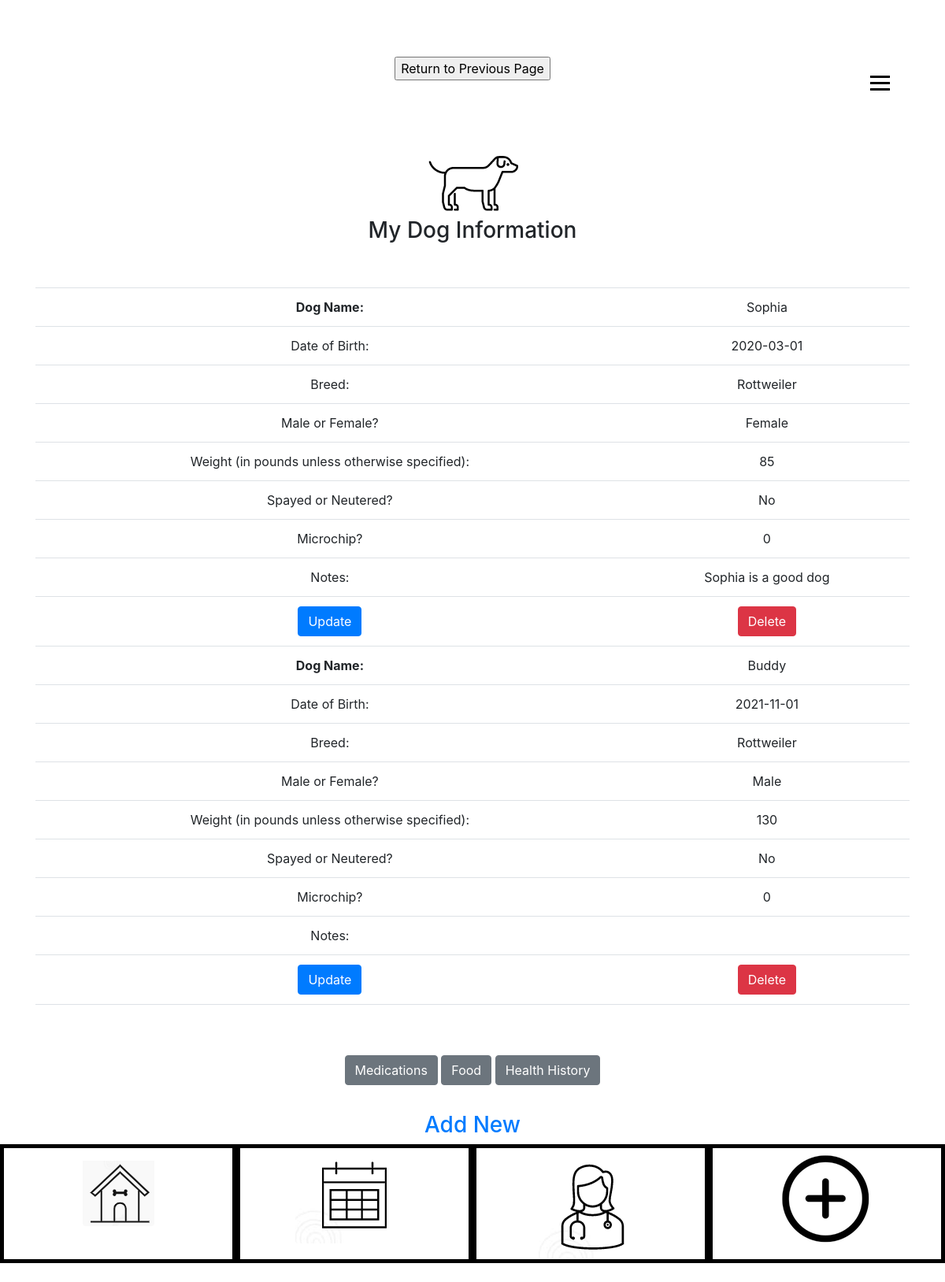
/dog-create.php, run on the app's committed database.
### tables this page shows
CREATE TABLE `tbl_dog` (
  `DogId` int(15) NOT NULL,
  `flddogHandler` varchar(50) NOT NULL,
  `flddogName` varchar(50) NOT NULL,
  `flddogDOB` date NOT NULL,
  `flddogAgeInYears` decimal(4,0) NOT NULL,
  `flddogBreed` varchar(50) NOT NULL,
  `flddogSex` varchar(10) NOT NULL,
  `flddogWeightInPounds` int(6) NOT NULL,
  `flddogSterilized` varchar(10) NOT NULL,
  `flddogMicrochip` int(25) NOT NULL,
  `flddogNotes` varchar(150) NOT NULL
);

### dog-read.php (the view, shortened to what this page needs)
<?php
include 'db.php';
  $sql = "select * from tbl_dog";
  $result = $conn->query($sql);
  while($row = $result->fetch_assoc()) {
    echo "<tr>";
    if (isset($_POST["DogId"])){
    if ($row['DogId'] == $_GET['DogId']) {
        echo '<form class="form-inline m-2" action="dog-update.php" method="POST">';
        echo '<td><input type="text" class="form-control" name="dogname" value="'.$row['flddogName'].'"></td>';
        echo '<td><input type="number" class="form-control" name="dogDOB" value="'.$row['flddogDOB'].'"></td>';
        echo '<td><input type="text" class="form-control" name="dogbreed" value="'.$row['flddogBreed'].'"></td>';
        echo '<td><input type="text" class="form-control" name="dogsex" value="'.$row['fldDogSex'].'"></td>';
        echo '<td><input type="text" class="form-control" name="dogweightinpounds" value="'.$row['flddogWeightInPounds'].'"></td>';
        echo '<td><input type="text" class="form-control" name="dogsterilized" value="'.$row['flddogSterilized'].'"></td>';
        echo '<td><input type="text" class="form-control" name="dogmicrochip" value="'.$row['flddogMicrochip'].'"></td>';
        echo '<td><input type="text" class="form-control" name="dognotes" value="'.$row['flddogNotes'].'"></td>';
        echo '<td><button type="submit" class="btn btn-primary">Save</button></td>';
        echo '<input type="hidden" name="DogId" value="'.$row['DogId'].'">';
        echo '</form>';
      }} else {
        echo "</tr>";        echo "<br>";
      echo "<td> <b>Dog Name:<b></td>";
        echo "<td>" . $row['flddogName'] . "</td>";
        echo "<td> Date of Birth:</td>";
        echo "<td>" . $row['flddogDOB'] . "</td>";
        echo "<td> Breed:</td>";
        echo "<td>" . $row['flddogBreed'] . "</td>";
        echo "<td> Male or Female? </td>";
        echo "<td>" . $row['flddogSex'] . "</td>";
        echo "<td> Weight (in pounds unless otherwise specified): </td>";
        echo "<td>" . $row['flddogWeightInPounds'] . "</td>";
        echo "<td> Spayed or Neutered? </td>";
        echo "<td>" . $row['flddogSterilized'] . "</td>";
        echo "<td>Microchip? </td>";
        echo "<td>" . $row['flddogMicrochip'] . "</td>";
        echo "<td> Notes: </td>";
        echo "<td>" . $row['flddogNotes'] . "</td>";
    echo '<td><a class="btn btn-primary" href="" role="button">Update</a></td>';
      }
    echo '<td><a class="btn btn-danger" href="" role="button">Delete</a></td>';
  }
?>

### data on the page
tbl_dog: flddogName "Sophia", flddogDOB "2020-03-01", flddogBreed "Rottweiler", flddogSex "Female", flddogWeightInPounds "85", flddogSterilized "No", flddogMicrochip "0", flddogNotes "Sophia is a good dog"
tbl_dog: flddogName "Buddy", flddogDOB "2021-11-01", flddogBreed "Rottweiler", flddogSex "Male", flddogWeightInPounds "130", flddogSterilized "No", flddogMicrochip "0"
